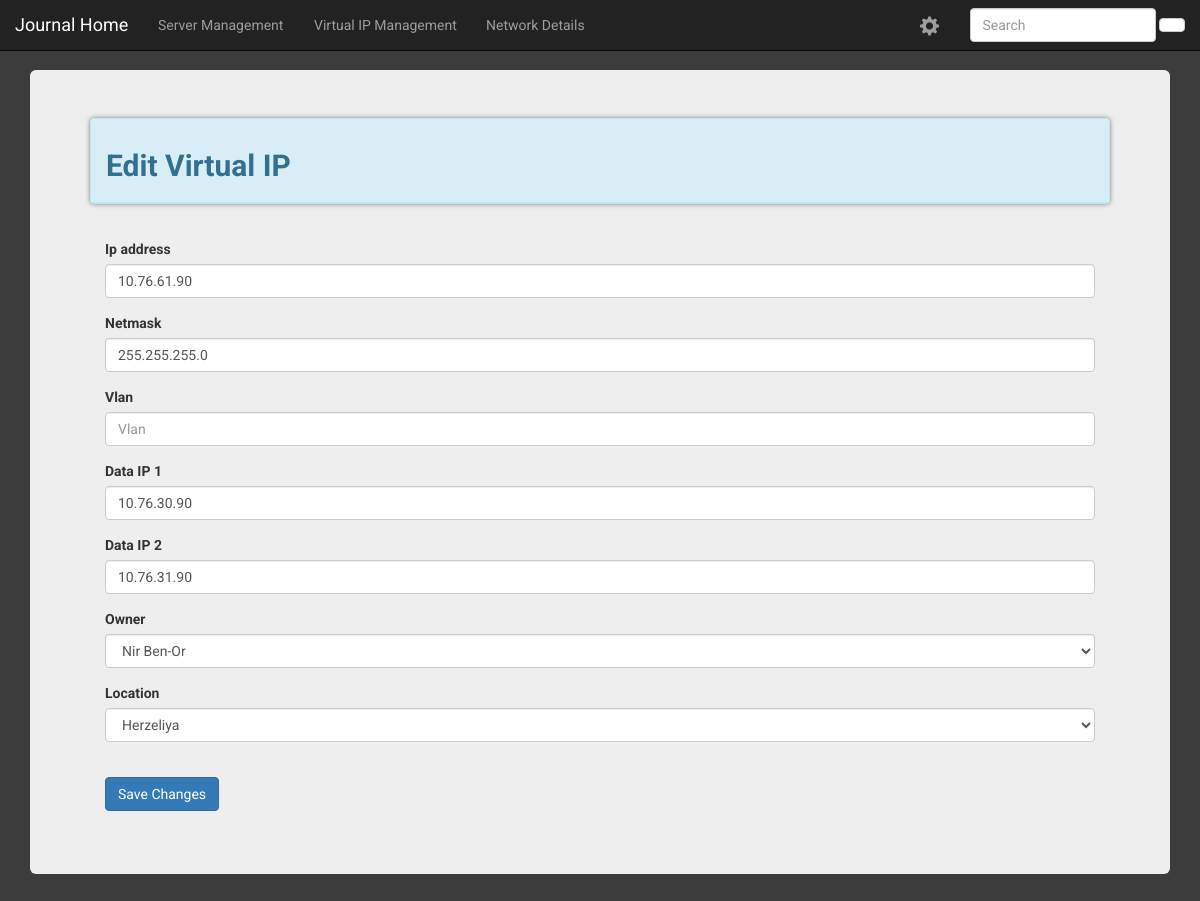
/journal/editVirtualIP/2, run on the app's committed database.
### journal/models.py (models this page shows, shortened)
class VirtualIP(models.Model):
    ip_address = models.GenericIPAddressField(blank=False, unique=True, null=False, protocol='both', default='')
    netmask = models.GenericIPAddressField(blank=False, unique=False, null=False, protocol='both', default='')
    vlan = models.CharField(max_length=64, blank=True, unique=False, null=True)
    data_IP_1 = models.GenericIPAddressField(blank=False, unique=True, null=False, protocol='both', default='')
    data_IP_2 = models.GenericIPAddressField(blank=True, unique=True, null=True, protocol='both')
    owner = models.ForeignKey('Owner')
    location = models.ForeignKey('Location')

### journal/views.py (the view)
# urls.py: url(r'^editVirtualIP/(?P<id>\d+)$', views.edit_virtual_ip, name='edit_virtual_ip'),
def edit_virtual_ip(request, id):
    virtual_ip_to_edit = VirtualIP.objects.get(id=id)
    edit_virtual_ip_form = EditVirtualIpForm(request.POST or None, instance=virtual_ip_to_edit)
    next_page = request.GET.get('next', '')
    if request.method == 'POST':
        if edit_virtual_ip_form.is_valid():
            edit_virtual_ip_form.save()
            if next_page:
                return HttpResponseRedirect('/journal/search/{}'.format(next_page))
            return redirect('/journal/manageVirtualIP/')
    else:
        edit_virtual_ip_form = EditVirtualIpForm(instance=virtual_ip_to_edit)
    context = {'edit_virtual_ip_form': edit_virtual_ip_form,
               'id': id}
    return render(request, 'journal/edit_virtual_ip.html', context)

### journal/forms.py (shortened to what this page needs)
class EditVirtualIpForm(forms.ModelForm):
    class Meta:
        model = VirtualIP
        fields = '__all__'

### journal/models.py (called while the page is built)
    def __str__(self):
        return self.physical_location

    def __str__(self):
        return self.owner_name

### templates/journal/edit_virtual_ip.html (shortened to what this page needs)
{% extends "journal/base.html" %}
{% load bootstrap3 %}
    {% block body_block %}
        {% load static %}
        <link rel="stylesheet" href="{% static 'css/edit_virtual_ip.css' %}">
        <div class="container">
            <div class="jumbotron">
                <div class="panel panel-info">
                    <div class="panel-heading">
                        <h2>Edit Virtual IP</h2>
                    </div>
                </div>
                <div class="panel-body">
                    <form method="POST">
                        {% bootstrap_form edit_virtual_ip_form %}
                        {% buttons %}
                            <button type="submit" class="btn btn-primary edit_virtual_ip_button hvr-grow-shadow">
                                {% bootstrap_icon "check" %} Save Changes
                            </button>
                        {% endbuttons %}
                    </form>
                </div>
            </div>
        </div>
    {% endblock %}

### static/css/base.css (style rules this page uses)
.container { width: 100%; }
.panel { -webkit-box-shadow: 0 0 5px gray; -moz-box-shadow: 0 0 5px gray; box-shadow: 0 0 5px gray; }
body { background-color: #3c3c3c; font-family: Roboto, sans-serif; padding-top: 5%; }

### static/css/edit_virtual_ip.css (style rules this page uses)
.edit_virtual_ip_button { margin-top: 2%; }
h2 { font-weight: bold; }

### data on the page
VirtualIP: ip_address "10.76.61.90", netmask "255.255.255.0", data_IP_1 "10.76.30.90", data_IP_2 "10.76.31.90", owner "Nir Ben-Or", location "Herzeliya"
